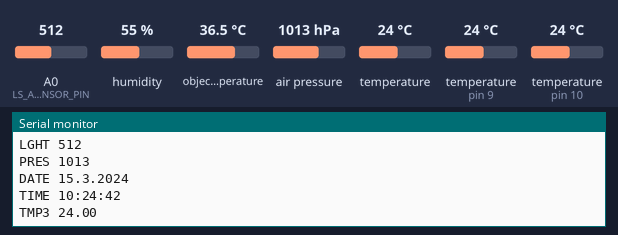
Simulated run of this sketch. Board: Arduino Uno, built with avr-gcc and run on an emulated ATmega328P. On the bench: the last lines printed to the serial monitor. Wiring (inferred from the names in the program): DS3231 clock at I2C address 0x68. The test bench sets the inputs (shaded band); at power-on: humidity 55 %, object temperature 36.5 °C, temperature (sensors on pin 10, pin 9) 24 °C, A0 (LS_ANALOG_SENSOR_PIN) = 512, air pressure 1013 hPa, temperature 24 °C. The local clock reads 2024-03-15 10:24:30 at power-on unless the sketch sets it; no radio packets arrive unless stated.

Above: at 16.1 s.
16.2 s: humidity set to 22 %
At 22.5 s:
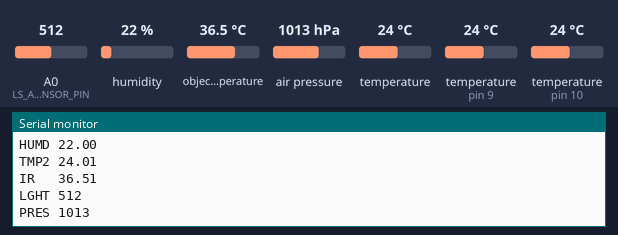
27.6 s: object temperature set to 20 °C
At 38.8 s:
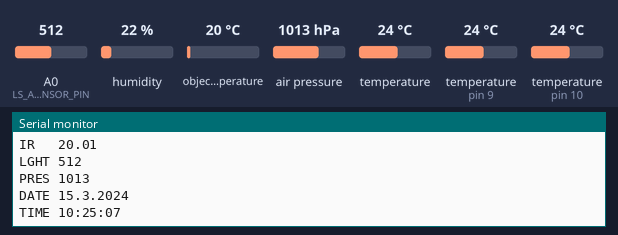
39.0 s: temperature (sensor on pin 10) set to 12 °C
At 43.1 s:
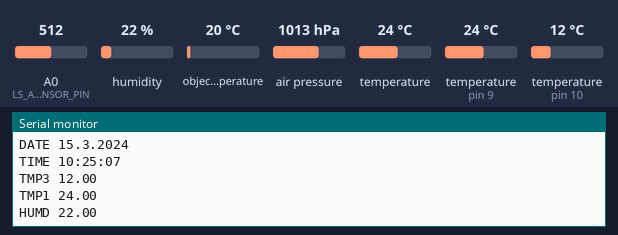
50.4 s: A0 (LS_ANALOG_SENSOR_PIN) set to 716
At 57.4 s:
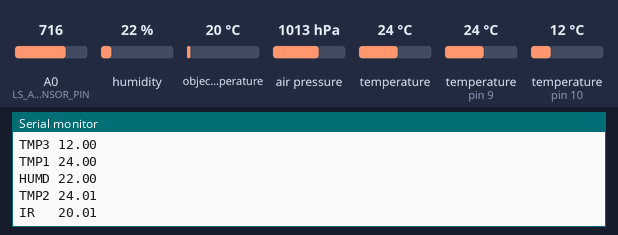
61.8 s: air pressure set to 952 hPa
At 62.7 s:
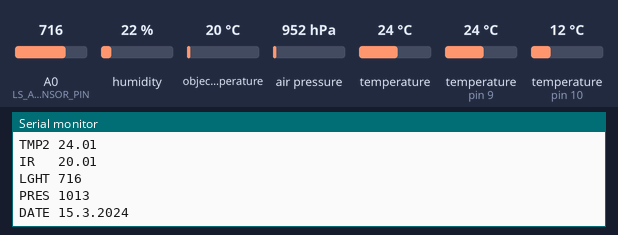
73.2 s: temperature (sensor on pin 9) set to 12 °C
At 83.1 s:
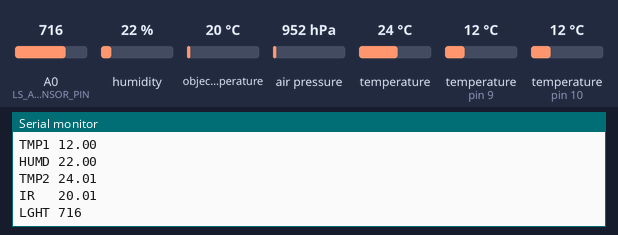
Timing chart, 0 to 84.6 s (numbered marks = the images above; inputs shaded):
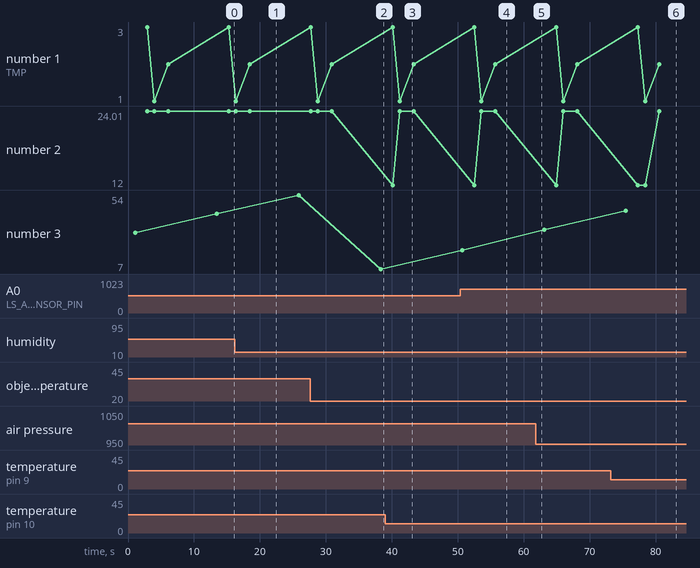

Measured:
- after the input at 16.2 s, the serial monitor: prints a new line after 1.2 s (image 1)
- after the input at 27.6 s, the serial monitor: prints a new line after 4.4 s (image 2)
- after the input at 39.0 s, the serial monitor: prints a new line after 1.1 s (image 3)
- after the input at 73.2 s, the serial monitor: prints a new line after 5.2 s (image 6)

The sketch:

cloudSensor.ino
```cpp
#include <Wire.h>
#include <Adafruit_MLX90614.h>
#include <OneWire.h>
#include <DallasTemperature.h>

#include <Adafruit_Sensor.h>
#include <Adafruit_BMP085_U.h>

Adafruit_MLX90614 mlx = Adafruit_MLX90614();

#include "DHT.h"

#define DHTPIN 9     // what pin we're connected to

// Uncomment whatever type you're using!
//#define DHTTYPE DHT11   // DHT 11
//#define DHTTYPE DHT22   // DHT 22  (AM2302)
#define DHTTYPE DHT21   // DHT 21 (AM2301)

// Connect pin 1 (on the left) of the sensor to +5V
// NOTE: If using a board with 3.3V logic like an Arduino Due connect pin 1
// to 3.3V instead of 5V!
// Connect pin 2 of the sensor to whatever your DHTPIN is
// Connect pin 4 (on the right) of the sensor to GROUND
// Connect a 10K resistor from pin 2 (data) to pin 1 (power) of the sensor

// Initialize DHT sensor for normal 16mhz Arduino
DHT dht(DHTPIN, DHTTYPE);
// NOTE: For working with a faster chip, like an Arduino Due or Teensy, you
// might need to increase the threshold for cycle counts considered a 1 or 0.
// You can do this by passing a 3rd parameter for this threshold.  It's a bit
// of fiddling to find the right value, but in general the faster the CPU the
// higher the value.  The default for a 16mhz AVR is a value of 6.  For an
// Arduino Due that runs at 84mhz a value of 30 works.
// Example to initialize DHT sensor for Arduino Due:
//DHT dht(DHTPIN, DHTTYPE, 30);

#include <VirtualWire.h>

/*
#include <dht11.h>
dht11 DHT;
#define DHT11_PIN 9
*/

#define ONE_WIRE_BUS 10
OneWire oneWire(ONE_WIRE_BUS);
DallasTemperature sensors(&oneWire);

#define DS3231_I2C_ADDRESS 0x68
//#define DS3231_I2C_ADDRESS 0x57

#define MYBUFSIZE 80
char msg[MYBUFSIZE];

#define LEDPIN 11

// Light Sensor
#define LS_ANALOG_SENSOR_PIN  A0
#define LS_DIGITAL_SENSOR_PIN 3

// BMP180
Adafruit_BMP085_Unified bmp = Adafruit_BMP085_Unified(10085);

void setup() {
  Serial.begin(9600);
  dht.begin();
  mlx.begin();
  sensors.begin();
  Wire.begin();

  if (!bmp.begin())
  {
    /* There was a problem detecting the BMP085 ... check your connections */
    Serial.print("Ooops, no BMP085 detected ... Check your wiring or I2C ADDR!");
    while (1);
  }

  //  set the initial time here:
  //  DS3231 seconds, minutes, hours, day, date, month, year
  //  setDS3231time(10,25,18,7,25,4,15);

  vw_set_tx_pin(12);          // Sets pin D12 as the TX pin
  vw_set_ptt_inverted(true);  // Required for DR3100
  vw_setup(4000);	        // Bits per sec

  Serial.println("Weather Station");
  Serial.println("");
  //  delay(1000);
}

void loop() {
  displayTime();
  ds_sensor();
  dht_sensor();
  mlx_sensor();
  light_sensor();
  bmp_sensor();
  sendmsg("");
  delay(1000);
}

void dht_sensor()
{
  String str;
  float h = dht.readHumidity();
  float t = dht.readTemperature();

  // Check if any reads failed and exit early (to try again).
  if (isnan(h) || isnan(t)) {
    Serial.println("Failed to read from DHT sensor!");
    return;
  }

  str = "TMP1 " + String(t);
  sendmsg(str);

  str = "HUMD " + String(h);
  sendmsg(str);
}

void mlx_sensor()
{
  String str;

  str = "TMP2 " + String(mlx.readAmbientTempC());
  sendmsg(str);

  str = "IR   " + String(mlx.readObjectTempC());
  sendmsg(str);
}

void ds_sensor() {
  String str;

  sensors.requestTemperatures();
  str = "TMP3 " + String(sensors.getTempCByIndex(0));
  sendmsg(str);
}

void light_sensor()
{
  int  switch_state;
  int  LightAnalogValue;
  String str;

  LightAnalogValue = analogRead(LS_ANALOG_SENSOR_PIN);
  str = "LGHT " + String(LightAnalogValue);
  sendmsg(str);
}

void bmp_sensor()
{
  String str;

  /* Get a new sensor event */
  sensors_event_t event;
  bmp.getEvent(&event);

  /* Display the results (barometric pressure is measure in hPa) */
  if (event.pressure)
  {
    int p = event.pressure;
    str = "PRES " + String(p);
    sendmsg(str);
  }
}


// Convert normal decimal numbers to binary coded decimal
byte decToBcd(byte val)
{
  return ( (val / 10 * 16) + (val % 10) );
}

// Convert binary coded decimal to normal decimal numbers
byte bcdToDec(byte val)
{
  return ( (val / 16 * 10) + (val % 16) );
}

void setDS3231time(byte second, byte minute, byte hour, byte dayOfWeek, byte
                   dayOfMonth, byte month, byte year)
{
  // sets time and date data to DS3231
  Wire.beginTransmission(DS3231_I2C_ADDRESS);
  Wire.write(0); // set next input to start at the seconds register
  Wire.write(decToBcd(second)); // set seconds
  Wire.write(decToBcd(minute)); // set minutes
  Wire.write(decToBcd(hour)); // set hours
  Wire.write(decToBcd(dayOfWeek)); // set day of week (1=Sunday, 7=Saturday)
  Wire.write(decToBcd(dayOfMonth)); // set date (1 to 31)
  Wire.write(decToBcd(month)); // set month
  Wire.write(decToBcd(year)); // set year (0 to 99)
  Wire.endTransmission();
}

void readDS3231time(byte *second,
                    byte *minute,
                    byte *hour,
                    byte *dayOfWeek,
                    byte *dayOfMonth,
                    byte *month,
                    byte *year)
{
  Wire.beginTransmission(DS3231_I2C_ADDRESS);
  Wire.write(0); // set DS3231 register pointer to 00h
  Wire.endTransmission();
  Wire.requestFrom(DS3231_I2C_ADDRESS, 7);
  // request seven bytes of data from DS3231 starting from register 00h
  *second = bcdToDec(Wire.read() & 0x7f);
  *minute = bcdToDec(Wire.read());
  *hour = bcdToDec(Wire.read() & 0x3f);
  *dayOfWeek = bcdToDec(Wire.read());
  *dayOfMonth = bcdToDec(Wire.read());
  *month = bcdToDec(Wire.read());
  *year = bcdToDec(Wire.read());
}

void displayTime()
{
  String str1;
  String str2;
  String str;
  byte second, minute, hour, dayOfWeek, dayOfMonth, month, year;

  // retrieve data from DS3231
  readDS3231time(&second, &minute, &hour, &dayOfWeek, &dayOfMonth, &month, &year);

  str1 = String(dayOfMonth) + "." + String(month) + "." + "20" + String(year);
  str2 = String(hour) + ":" + (minute < 10 ? "0" : "") + String(minute) + ":" + (second < 10 ? "0" : "") + String(second);
  str = "DATE " + str1;
  sendmsg(str);
  str = "TIME " + str2;
  sendmsg(str);
}

void sendmsg(String str)
{
  digitalWrite(LEDPIN, true);  // Flash a light to show sending message
  Serial.println(str);
  str.toCharArray(msg, MYBUFSIZE);
  vw_send((uint8_t *)msg, strlen(msg));  //Sending the message
  vw_wait_tx();                         // Wait until the whole message is gone
  digitalWrite(LEDPIN, false);
  delay(1000);
}
```
